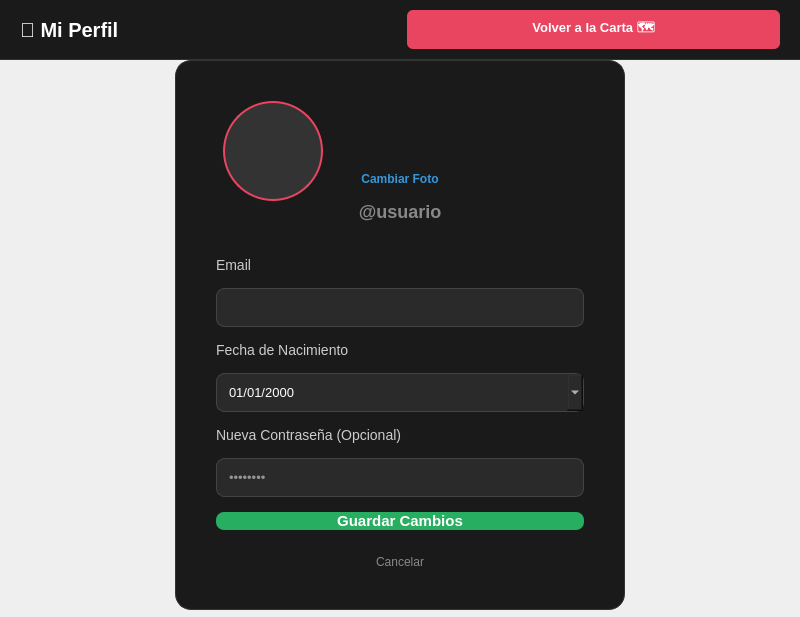
<?xml version="1.0" encoding="UTF-8"?>
<ui version="4.0">
 <class>ProfileView</class>
 <widget class="QWidget" name="ProfileView">
  <property name="geometry">
   <rect>
    <x>0</x>
    <y>0</y>
    <width>800</width>
    <height>600</height>
   </rect>
  </property>
  <property name="styleSheet">
   <string/>
  </property>
  <layout class="QVBoxLayout" name="mainLayout">
   <property name="spacing">
    <number>0</number>
   </property>
   <property name="leftMargin">
    <number>0</number>
   </property>
   <property name="topMargin">
    <number>0</number>
   </property>
   <property name="rightMargin">
    <number>0</number>
   </property>
   <property name="bottomMargin">
    <number>0</number>
   </property>
   <!-- HEADER -->
   <item>
    <widget class="QFrame" name="headerFrame">
     <property name="minimumSize">
      <size>
       <width>0</width>
       <height>60</height>
      </size>
     </property>
     <property name="styleSheet">
      <string>background-color: #1a1a1a; border-bottom: 1px solid #333333;</string>
     </property>
     <layout class="QHBoxLayout" name="headerLayout">
      <property name="leftMargin">
       <number>20</number>
      </property>
      <property name="rightMargin">
       <number>20</number>
      </property>
      <item>
       <widget class="QLabel" name="titleLabel">
        <property name="text">
         <string>👤 Mi Perfil</string>
        </property>
        <property name="styleSheet">
         <string>font-size: 20px; font-weight: bold; color: white; border: none;</string>
        </property>
       </widget>
      </item>
      <item>
       <spacer name="headerSpacer">
        <property name="orientation">
         <enum>Qt::Horizontal</enum>
        </property>
       </spacer>
      </item>
      <item>
       <widget class="QPushButton" name="backToChartButton">
        <property name="text">
         <string>Volver a la Carta 🗺️</string>
        </property>
        <property name="cursor">
         <cursorShape>PointingHandCursor</cursorShape>
        </property>
        <property name="styleSheet">
         <string>
          QPushButton {
           background-color: #e94560;
           color: white;
           border: none;
           padding: 8px 16px;
           border-radius: 6px;
           font-weight: bold;
           font-size: 13px;
          }
          QPushButton:hover {
           background-color: #ff6b6b;
          }
         </string>
        </property>
       </widget>
      </item>
     </layout>
    </widget>
   </item>
   <!-- CONTENT CENTERED -->
   <item>
    <layout class="QHBoxLayout" name="contentLayout">
     <item>
      <spacer name="leftContentSpacer">
       <property name="orientation">
        <enum>Qt::Horizontal</enum>
       </property>
      </spacer>
     </item>
     <item>
      <!-- CARD CONTAINER -->
      <widget class="QFrame" name="cardFrame">
       <property name="minimumSize">
        <size>
         <width>450</width>
         <height>550</height>
        </size>
       </property>
       <property name="maximumSize">
        <size>
         <width>450</width>
         <height>600</height>
        </size>
       </property>
       <property name="styleSheet">
        <string>
         QFrame#cardFrame {
          background-color: #1a1a1a;
          border-radius: 16px;
          border: 1px solid #333333;
         }
         QLabel { color: #cccccc; font-size: 14px; border: none; text-decoration: none; }
         QLineEdit, QDateEdit {
          background-color: #2a2a2a;
          color: white;
          border: 1px solid #444;
          border-radius: 8px;
          padding: 10px;
          font-size: 13px;
          text-decoration: none;
         }
         QLineEdit:focus, QDateEdit:focus {
          border-color: #e94560;
         }
        </string>
       </property>
       <layout class="QVBoxLayout" name="cardLayout">
        <property name="spacing">
         <number>15</number>
        </property>
         <property name="leftMargin">
          <number>40</number>
         </property>
         <property name="topMargin">
          <number>40</number>
         </property>
         <property name="rightMargin">
          <number>40</number>
         </property>
         <property name="bottomMargin">
          <number>40</number>
         </property>
        <!-- AVATAR -->
        <item>
         <layout class="QHBoxLayout" name="avatarLayout">
          <item>
           <spacer name="avatarLeft"><property name="orientation"><enum>Qt::Horizontal</enum></property></spacer>
          </item>
          <item>
           <layout class="QVBoxLayout" name="avatarInnerLayout">
             <item>
               <widget class="QLabel" name="avatarLabel">
                <property name="minimumSize"><size><width>100</width><height>100</height></size></property>
                <property name="maximumSize"><size><width>100</width><height>100</height></size></property>
                <property name="styleSheet">
                 <string>background-color: #333; border-radius: 50px; border: 2px solid #e94560;</string>
                </property>
                <property name="text"><string></string></property>
                <property name="alignment"><set>Qt::AlignCenter</set></property>
               </widget>
             </item>
             <item>
               <widget class="QPushButton" name="changeAvatarButton">
                <property name="text"><string>Cambiar Foto</string></property>
                <property name="cursor"><cursorShape>PointingHandCursor</cursorShape></property>
                <property name="flat"><bool>true</bool></property>
                <property name="styleSheet">
                 <string>color: #3498db; font-weight: bold; font-size: 12px; border: none; margin-top: 5px;</string>
                </property>
               </widget>
             </item>
           </layout>
          </item>
          <item>
           <spacer name="avatarRight"><property name="orientation"><enum>Qt::Horizontal</enum></property></spacer>
          </item>
         </layout>
        </item>
        <!-- NICKNAME (READ ONLY) -->
        <item>
         <widget class="QLabel" name="nickLabel">
          <property name="text"><string>@usuario</string></property>
          <property name="alignment"><set>Qt::AlignCenter</set></property>
          <property name="styleSheet"><string>font-size: 18px; color: #888; font-weight: bold; margin-bottom: 20px; border: none;</string></property>
         </widget>
        </item>
        <!-- FORM -->
        <item>
         <widget class="QLabel" name="lblEmail"><property name="text"><string>Email</string></property></widget>
        </item>
        <item>
         <widget class="QLineEdit" name="emailEdit"/>
        </item>
        <item>
         <widget class="QLabel" name="lblBirth"><property name="text"><string>Fecha de Nacimiento</string></property></widget>
        </item>
        <item>
         <widget class="QDateEdit" name="birthdateEdit">
          <property name="calendarPopup"><bool>true</bool></property>
          <property name="displayFormat"><string>dd/MM/yyyy</string></property>
         </widget>
        </item>
        <item>
         <widget class="QLabel" name="lblNewPass"><property name="text"><string>Nueva Contraseña (Opcional)</string></property></widget>
        </item>
        <item>
         <widget class="QLineEdit" name="passwordEdit">
          <property name="placeholderText"><string>••••••••</string></property>
          <property name="echoMode"><enum>QLineEdit::Password</enum></property>
         </widget>
        </item>
        <item>
         <spacer name="formSpacer"><property name="orientation"><enum>Qt::Vertical</enum></property><property name="sizeHint" stdset="0"><size><width>20</width><height>20</height></size></property></spacer>
        </item>
        <!-- ACTIONS -->
        <item>
         <widget class="QPushButton" name="saveButton">
          <property name="text"><string>Guardar Cambios</string></property>
          <property name="cursor"><cursorShape>PointingHandCursor</cursorShape></property>
          <property name="minimumHeight"><number>45</number></property>
          <property name="styleSheet">
           <string>
            QPushButton {
             background-color: #27ae60;
             color: white;
             font-weight: bold;
             border-radius: 8px;
             font-size: 15px;
             border: none;
            }
            QPushButton:hover {
             background-color: #2ecc71;
            }
           </string>
          </property>
         </widget>
        </item>
        <item>
         <widget class="QPushButton" name="cancelButton">
          <property name="text"><string>Cancelar</string></property>
          <property name="cursor"><cursorShape>PointingHandCursor</cursorShape></property>
          <property name="flat"><bool>true</bool></property>
          <property name="styleSheet"><string>color: #888; margin-top: 10px; border: none;</string></property>
         </widget>
        </item>
       </layout>
      </widget>
     </item>
     <item>
      <spacer name="rightContentSpacer">
       <property name="orientation">
        <enum>Qt::Horizontal</enum>
       </property>
      </spacer>
     </item>
    </layout>
   </item>
   <item>
    <spacer name="bottomSpacer">
     <property name="orientation">
      <enum>Qt::Vertical</enum>
     </property>
    </spacer>
   </item>
  </layout>
 </widget>
 <resources/>
 <connections/>
</ui>
